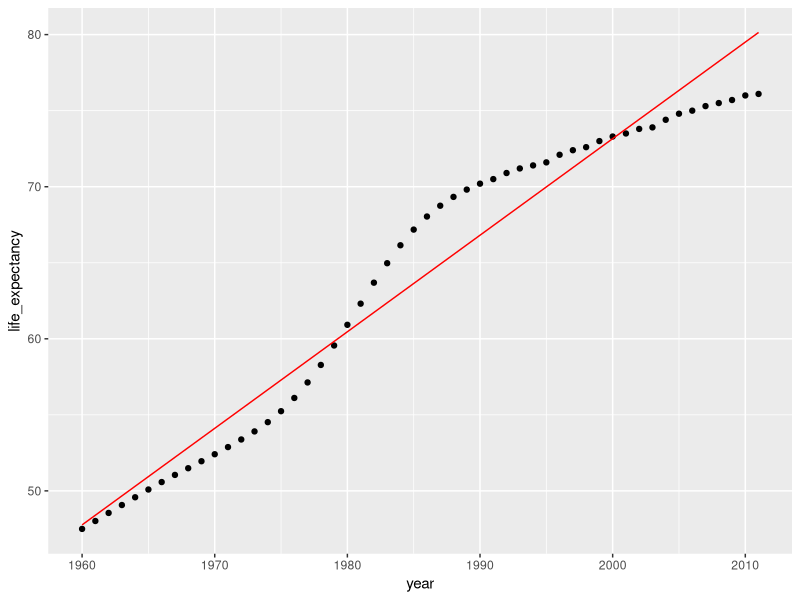
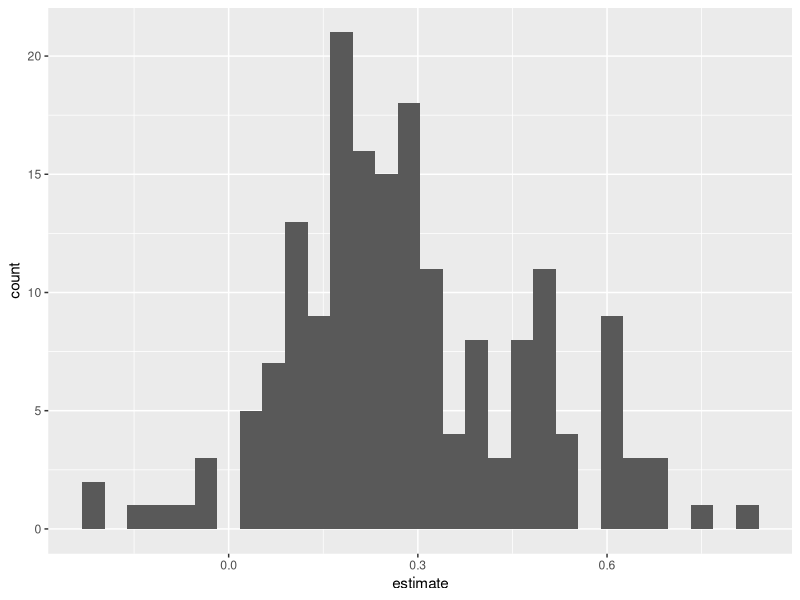
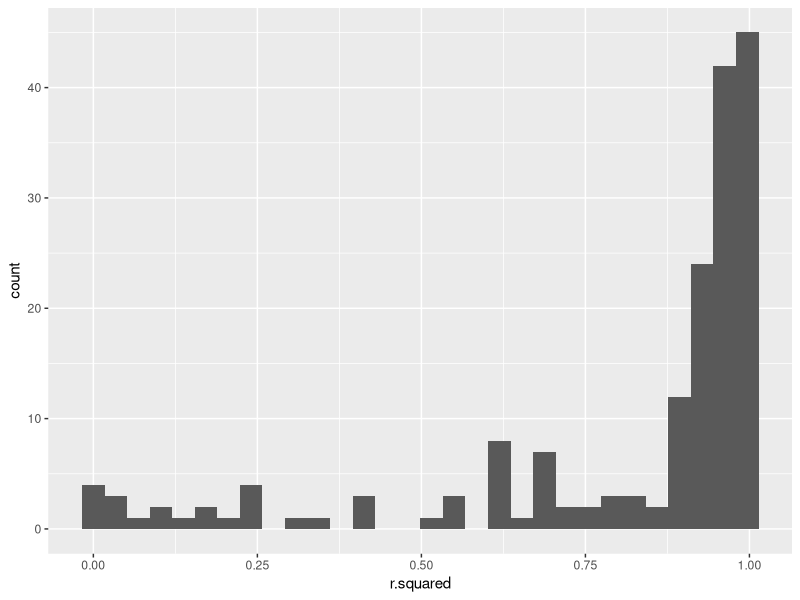
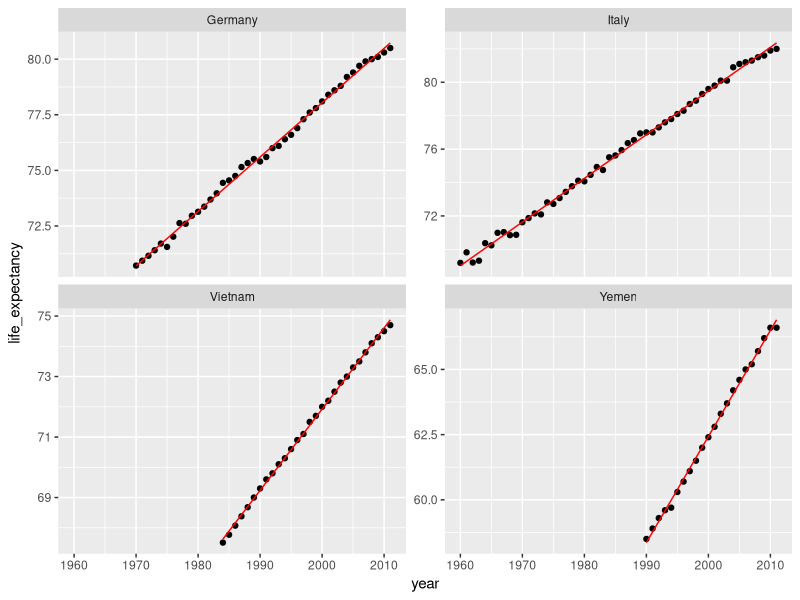
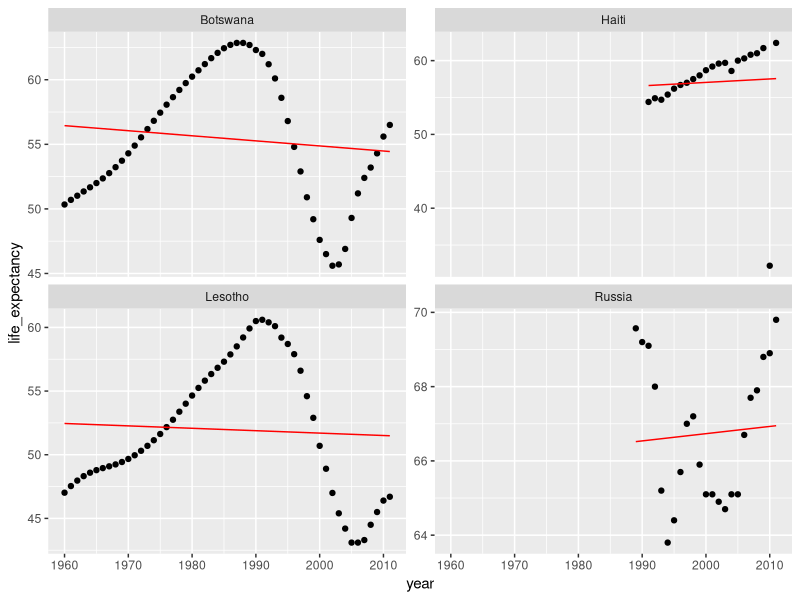

Write R code to recreate these figures, in order.
# install.packages('dslabs')
library(tidyverse)
library(dslabs)
library(dplyr)

setwd('C:/Users/angel/Documents/GitHub/ml-with-tidyverse')

##### foundations of tidy machine learning #####

# Explore gapminder
head(gapminder)

gapminder <- na.omit(gapminder)
# Prepare the nested dataframe gap_nested

gapminder$continent <- NULL
gapminder$region <- NULL

gap_nested <- gapminder %>% 
  group_by(country) %>% 
  nest()

# Explore gap_nested
head(gap_nested)

# Create the unnested dataframe called gap_unnnested
gap_unnested <- gap_nested %>% 
  unnest()

# Confirm that your data was not modified  
identical(gapminder, gap_unnested)

# Extract the data of Algeria
algeria_df <- gap_nested$data[[2]]
algeria_df <- na.omit(algeria_df)

# Calculate the minimum of the population vector
min(algeria_df$population)

# Calculate the maximum of the population vector
max(algeria_df$population)

# Calculate the mean of the population vector
mean(algeria_df$population)

# Calculate the mean population for each country
pop_nested <- gap_nested %>%
  mutate(mean_pop = map(data, ~mean(.x$population)))

# Take a look at pop_nested
head(pop_nested)

# Extract the mean_pop value by using unnest
pop_mean <- pop_nested %>% 
  unnest(mean_pop)

# Take a look at pop_mean
head(pop_mean)

# Calculate mean population and store result as a double
pop_mean <- gap_nested %>%
  mutate(mean_pop = map_dbl(data, ~mean(.x$population)))

# Take a look at pop_mean
head(pop_mean)

# Build a linear model for each country
gap_models <- gap_nested %>%
  mutate(model = map(data, ~lm(formula = life_expectancy~year, data = .x)))

# Extract the model for Algeria    
algeria_model <- gap_models$model[[1]]

# View the summary for the Algeria model
summary(algeria_model)

library(broom)

# Extract the coefficients of the algeria_model as a dataframe
tidy(algeria_model)

# Extract the statistics of the algeria_model as a dataframe
glance(algeria_model)

# Build the augmented dataframe
algeria_fitted <- augment(algeria_model)

# Compare the predicted values with the actual values of life expectancy
algeria_fitted %>% 
  ggplot(aes(x = year)) +
  geom_point(aes(y = life_expectancy)) + 
  geom_line(aes(y = .fitted), color = "red")

##### multiple models with broom #####

# Extract the coefficient statistics of each model into nested dataframes
model_coef_nested <- gap_models %>% 
  mutate(coef = map(model, ~tidy(.x)))

# Simplify the coef dataframes for each model    
model_coef <- model_coef_nested %>%
  unnest(coef)

# Plot a histogram of the coefficient estimates for year         
model_coef %>% 
  filter(term == "year") %>% 
  ggplot(aes(x = estimate)) +
  geom_histogram()

# Extract the fit statistics of each model into dataframes
model_perf_nested <- gap_models %>% 
  mutate(fit = map(model, ~glance(.x)))

# Simplify the fit dataframes for each model    
model_perf <- model_perf_nested %>% 
  unnest(fit)

# Look at the first six rows of model_perf
head(model_perf)

# Plot a histogram of rsquared for the 77 models    
model_perf %>% 
  ggplot(aes(x = r.squared)) + 
  geom_histogram()  

# Extract the 4 best fitting models
best_fit <- top_n(as.data.frame(model_perf), 4,  r.squared)

# Extract the 4 models with the worst fit
worst_fit <- top_n(as.data.frame(model_perf), 4,  -r.squared)

best_augmented <- best_fit %>% 
  # Build the augmented dataframe for each country model
  mutate(augmented = map(model, ~augment(.x))) %>% 
  # Expand the augmented dataframes
  unnest(augmented)

worst_augmented <- worst_fit %>% 
  # Build the augmented dataframe for each country model
  mutate(augmented = map(model, ~augment(.x))) %>% 
  # Expand the augmented dataframes
  unnest(augmented)

# Compare the predicted values with the actual values of life expectancy 
# for the top 4 best fitting models
best_augmented %>% 
  ggplot(aes(x = year)) +
  geom_point(aes(y = life_expectancy)) + 
  geom_line(aes(y = .fitted), color = "red") +
  facet_wrap(~country, scales = "free_y")

# Compare the predicted values with the actual values of life expectancy 
# for the top 4 worst fitting models
worst_augmented %>% 
  ggplot(aes(x = year)) +
  geom_point(aes(y = life_expectancy)) + 
  geom_line(aes(y = .fitted), color = "red") +
  facet_wrap(~country, scales = "free_y")

# Build a linear model for each country using all features

gap_fullmodel <- gap_nested %>% 
  mutate(model = map(data, ~lm(formula = life_expectancy ~ ., data = .x)))


fullmodel_perf <- gap_fullmodel %>% 
  # Extract the fit statistics of each model into dataframes
  mutate(fit = map(model, ~glance(.x))) %>% 
  # Simplify the fit dataframes for each model
  unnest(fit)

# View the performance for the four countries with the worst fitting 
# four simple models you looked at before
fullmodel_perf %>% 
  filter(country %in% worst_fit$country) %>% 
  select(country, adj.r.squared)

#### Build, Tune & Evaluate Regression Models ####
